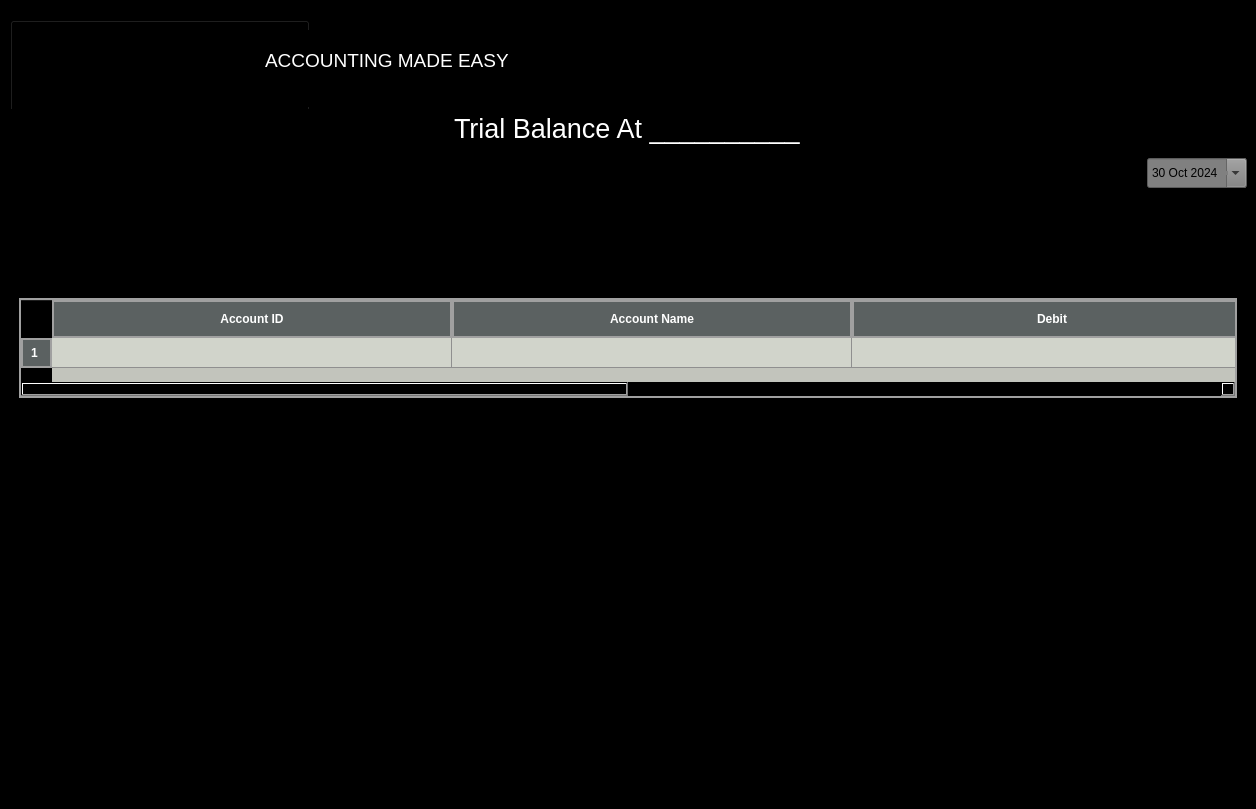
<?xml version="1.0" encoding="UTF-8"?>
<ui version="4.0">
 <class>TrialBalance</class>
 <widget class="QMainWindow" name="TrialBalance">
  <property name="geometry">
   <rect>
    <x>0</x>
    <y>0</y>
    <width>1256</width>
    <height>809</height>
   </rect>
  </property>
  <property name="windowTitle">
   <string>TrialBalance</string>
  </property>
  <property name="styleSheet">
   <string notr="true">Background-color:black;</string>
  </property>
  <widget class="QWidget" name="centralwidget">
   <layout class="QVBoxLayout" name="verticalLayout">
    <property name="spacing">
     <number>0</number>
    </property>
    <item>
     <widget class="QStackedWidget" name="UpperLogoBar">
      <property name="minimumSize">
       <size>
        <width>0</width>
        <height>100</height>
       </size>
      </property>
      <property name="maximumSize">
       <size>
        <width>16777215</width>
        <height>100</height>
       </size>
      </property>
      <property name="styleSheet">
       <string notr="true">background-color:black;</string>
      </property>
      <property name="frameShape">
       <enum>QFrame::StyledPanel</enum>
      </property>
      <property name="frameShadow">
       <enum>QFrame::Raised</enum>
      </property>
      <widget class="QWidget" name="LogoStack">
       <property name="minimumSize">
        <size>
         <width>0</width>
         <height>100</height>
        </size>
       </property>
       <property name="maximumSize">
        <size>
         <width>16777215</width>
         <height>100</height>
        </size>
       </property>
       <widget class="QTextEdit" name="Motto">
        <property name="geometry">
         <rect>
          <x>250</x>
          <y>20</y>
          <width>914</width>
          <height>80</height>
         </rect>
        </property>
        <property name="cursor" stdset="0">
         <cursorShape>IBeamCursor</cursorShape>
        </property>
        <property name="styleSheet">
         <string notr="true">margin-bottom:3px;
color:white;</string>
        </property>
        <property name="readOnly">
         <bool>true</bool>
        </property>
        <property name="html">
         <string>&lt;!DOCTYPE HTML PUBLIC &quot;-//W3C//DTD HTML 4.0//EN&quot; &quot;http://www.w3.org/TR/REC-html40/strict.dtd&quot;&gt;
&lt;html&gt;&lt;head&gt;&lt;meta name=&quot;qrichtext&quot; content=&quot;1&quot; /&gt;&lt;meta charset=&quot;utf-8&quot; /&gt;&lt;style type=&quot;text/css&quot;&gt;
p, li { white-space: pre-wrap; }
hr { height: 1px; border-width: 0; }
li.unchecked::marker { content: &quot;\2610&quot;; }
li.checked::marker { content: &quot;\2612&quot;; }
&lt;/style&gt;&lt;/head&gt;&lt;body style=&quot; font-family:'Sans Serif'; font-size:9pt; font-weight:400; font-style:normal;&quot;&gt;
&lt;p style=&quot;-qt-paragraph-type:empty; margin-top:0px; margin-bottom:0px; margin-left:0px; margin-right:0px; -qt-block-indent:0; text-indent:0px;&quot;&gt;&lt;br /&gt;&lt;/p&gt;
&lt;p style=&quot; margin-top:0px; margin-bottom:0px; margin-left:0px; margin-right:0px; -qt-block-indent:0; text-indent:0px;&quot;&gt;&lt;span style=&quot; font-size:14pt;&quot;&gt;ACCOUNTING MADE EASY&lt;/span&gt;&lt;/p&gt;&lt;/body&gt;&lt;/html&gt;</string>
        </property>
       </widget>
       <widget class="QPushButton" name="LogoButton">
        <property name="geometry">
         <rect>
          <x>0</x>
          <y>10</y>
          <width>300</width>
          <height>100</height>
         </rect>
        </property>
        <property name="minimumSize">
         <size>
          <width>300</width>
          <height>100</height>
         </size>
        </property>
        <property name="cursor">
         <cursorShape>PointingHandCursor</cursorShape>
        </property>
        <property name="text">
         <string>PushButton</string>
        </property>
        <property name="icon">
         <iconset>
          <activeon>:/images/AppLogo.png</activeon>
         </iconset>
        </property>
        <property name="iconSize">
         <size>
          <width>300</width>
          <height>100</height>
         </size>
        </property>
       </widget>
       <zorder>LogoButton</zorder>
       <zorder>Motto</zorder>
      </widget>
     </widget>
    </item>
    <item>
     <widget class="QLineEdit" name="Title">
      <property name="minimumSize">
       <size>
        <width>300</width>
        <height>0</height>
       </size>
      </property>
      <property name="maximumSize">
       <size>
        <width>16777215</width>
        <height>16777215</height>
       </size>
      </property>
      <property name="font">
       <font>
        <pointsize>20</pointsize>
       </font>
      </property>
      <property name="styleSheet">
       <string notr="true">background-color:black;
color:white;</string>
      </property>
      <property name="text">
       <string>Trial Balance At __________</string>
      </property>
      <property name="alignment">
       <set>Qt::AlignCenter</set>
      </property>
      <property name="readOnly">
       <bool>true</bool>
      </property>
     </widget>
    </item>
    <item alignment="Qt::AlignRight">
     <widget class="QDateEdit" name="ReadDate">
      <property name="minimumSize">
       <size>
        <width>100</width>
        <height>50</height>
       </size>
      </property>
      <property name="styleSheet">
       <string notr="true">background-color:gray;
margin-top:10px;
margin-bottom:10px;</string>
      </property>
      <property name="calendarPopup">
       <bool>true</bool>
      </property>
      <property name="date">
       <date>
        <year>2024</year>
        <month>10</month>
        <day>30</day>
       </date>
      </property>
     </widget>
    </item>
    <item>
     <widget class="QScrollArea" name="scrollArea">
      <property name="minimumSize">
       <size>
        <width>0</width>
        <height>0</height>
       </size>
      </property>
      <property name="widgetResizable">
       <bool>true</bool>
      </property>
      <widget class="QWidget" name="scrollAreaWidgetContents">
       <property name="geometry">
        <rect>
         <x>0</x>
         <y>0</y>
         <width>1236</width>
         <height>296</height>
        </rect>
       </property>
       <property name="minimumSize">
        <size>
         <width>0</width>
         <height>0</height>
        </size>
       </property>
       <layout class="QVBoxLayout" name="verticalLayout_2">
        <property name="sizeConstraint">
         <enum>QLayout::SetDefaultConstraint</enum>
        </property>
        <item>
         <widget class="QTableWidget" name="TrialTable">
          <property name="minimumSize">
           <size>
            <width>600</width>
            <height>100</height>
           </size>
          </property>
          <property name="maximumSize">
           <size>
            <width>16777215</width>
            <height>100</height>
           </size>
          </property>
          <property name="styleSheet">
           <string notr="true">QTableWidget {
    background-color: rgb(194,196,188);     /* Background color of the table */
    gridline-color: #8F8F8F;        /* Gridline color */
    border: 2px solid #A0A0A0;      /* Border around the table */
}

QHeaderView::section {
    background-color: rgb(91,97,97); 
color:white;     /* Header background color */
    padding: 8px;                   /* Header padding */
    font-weight: bold;              /* Header font */
    border: 2px solid #A0A0A0;      /* Border around headers */
}

QTableWidget::item {
    padding: 5px;                   /* Padding for cells */
    background-color: rgb(209,212,203);      /* Default background color for cells */
}

QTableWidget::item:alternate {
    background-color: rgb(233,245,201);      /* Alternating row color */
}

QTableWidget::item:selected {
    background-color: #A0A0FF;      /* Background color when a cell is selected */
    color: white;                   /* Text color when a cell is selected */
}

QTableWidget QScrollBar:vertical {
    background: #F5F5F5;            /* Vertical scrollbar background */
    width: 15px;                    /* Scrollbar width */
}

QTableWidget QScrollBar::handle:vertical {
    background: #B0B0B0;            /* Vertical scrollbar handle color */
    border-radius: 4px;             /* Rounded scrollbar handle */
}
</string>
          </property>
          <property name="verticalScrollBarPolicy">
           <enum>Qt::ScrollBarAsNeeded</enum>
          </property>
          <property name="textElideMode">
           <enum>Qt::ElideMiddle</enum>
          </property>
          <property name="rowCount">
           <number>1</number>
          </property>
          <property name="columnCount">
           <number>4</number>
          </property>
          <attribute name="horizontalHeaderDefaultSectionSize">
           <number>400</number>
          </attribute>
          <attribute name="horizontalHeaderStretchLastSection">
           <bool>true</bool>
          </attribute>
          <row/>
          <column>
           <property name="text">
            <string>Account ID</string>
           </property>
          </column>
          <column>
           <property name="text">
            <string>Account Name</string>
           </property>
          </column>
          <column>
           <property name="text">
            <string>Debit</string>
           </property>
          </column>
          <column>
           <property name="text">
            <string>Credit</string>
           </property>
          </column>
         </widget>
        </item>
       </layout>
      </widget>
     </widget>
    </item>
    <item>
     <spacer name="verticalSpacer">
      <property name="orientation">
       <enum>Qt::Vertical</enum>
      </property>
      <property name="sizeHint" stdset="0">
       <size>
        <width>20</width>
        <height>40</height>
       </size>
      </property>
     </spacer>
    </item>
   </layout>
  </widget>
 </widget>
 <resources/>
 <connections/>
</ui>
